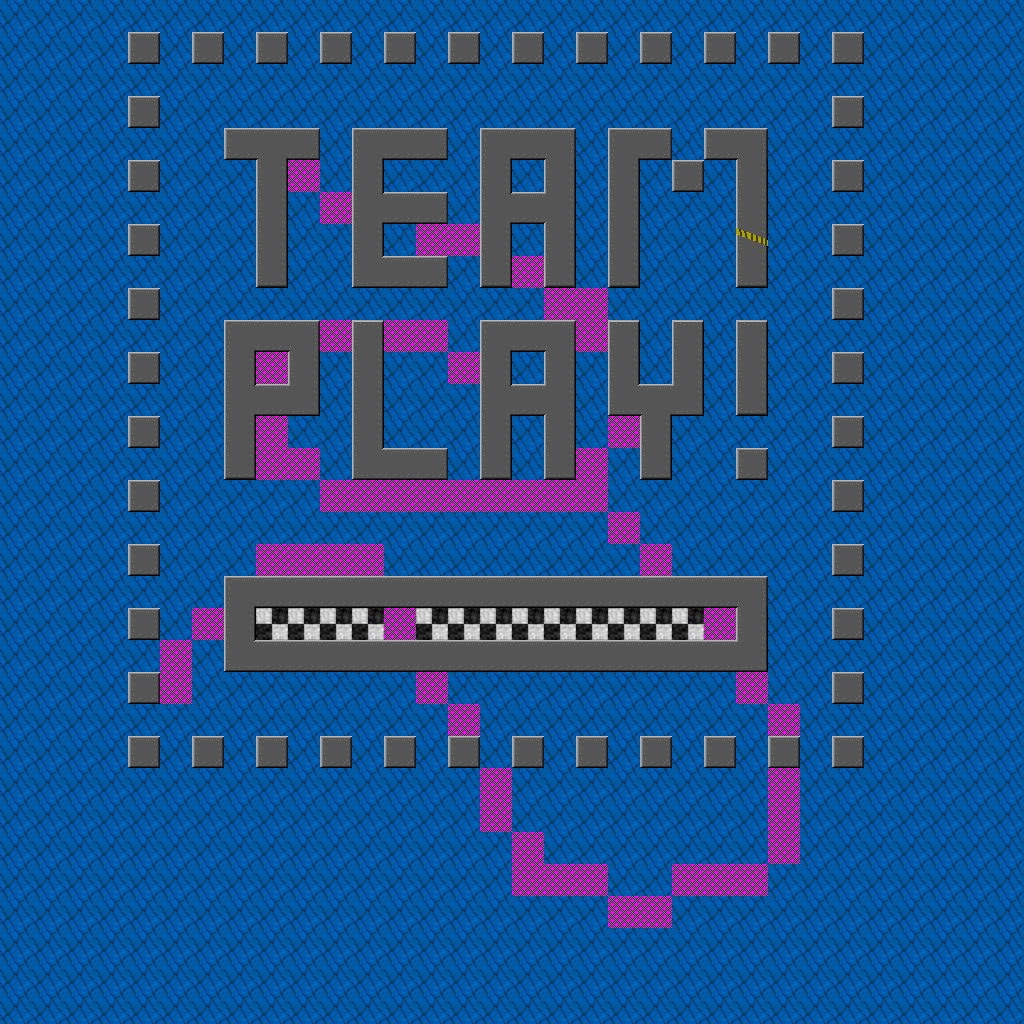

A 2D game scene composited from a Tiled map and its tileset images. What follows is a short description and the map's XML, with each tile layer's data collapsed to a summary:
An orthogonal 32x32 tile map with 32x32 px tiles, 3 tile layers (Floor, Floor2, Wall).

<map version="1.0" orientation="orthogonal" width="32" height="32" tilewidth="32" tileheight="32">
 <tileset firstgid="1" name="svalbrd" tilewidth="32" tileheight="32">
  <image source="tiles.png" trans="ff00ff" width="256" height="256" />
 </tileset>
 <layer name="Floor" width="32" height="32">
  <data>[1024 cells, 1024 non-empty, 2 distinct tile ids]</data>
 </layer>
 <layer name="Floor2" width="32" height="32">
  <data>[1024 cells, 80 non-empty, 1 distinct tile ids]</data>
 </layer>
 <layer name="Wall" width="32" height="32">
  <data>[1024 cells, 165 non-empty, 15 distinct tile ids]</data>
 </layer>
</map>